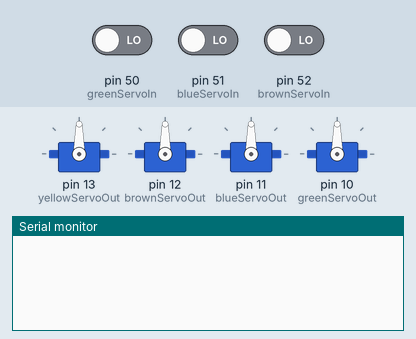
This program was run on a simulated Arduino Mega 2560, built with avr-gcc and run on an emulated ATmega2560. Parts: 4 × servo, the last lines printed to the serial monitor. The test bench sets the inputs (shaded band); at power-on: pin 50 (greenServoIn) LOW, pin 51 (blueServoIn) LOW, pin 52 (brownServoIn) LOW.

Above: at 1.2 s.
1.3 s: pin 50 (greenServoIn) driven HIGH
At 2.7 s:
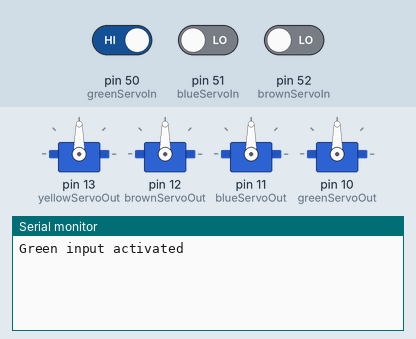
4.3 s: pin 51 (blueServoIn) driven HIGH
At 7.1 s:
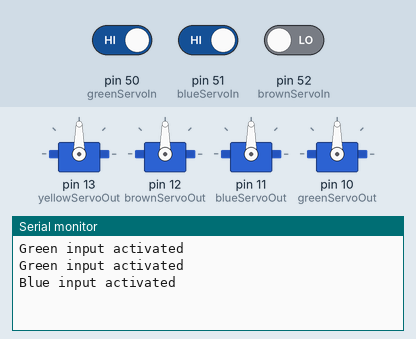
7.3 s: pin 50 (greenServoIn) driven LOW and pin 52 (brownServoIn) driven HIGH
At 9.6 s:
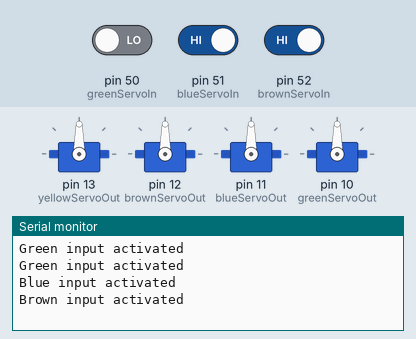

Measured:
- after the input at 1.3 s, the serial monitor: prints a new line at once (image 1)
- after the input at 4.3 s, the serial monitor: prints a new line after 2.0 s (image 2)
- after the input at 7.3 s, the serial monitor: prints a new line after 1.5 s (image 3)

The program:

main.cpp
```cpp
#include <Arduino.h>
#include <Servo.h>

// Prototypes
int zeroServo(Servo);
int presentBadge(Servo);

Servo yellowServo;
int yellowServoOut = 13;
int yellowServoIn = 53;

Servo brownServo;
int brownServoOut = 12;
int brownServoIn = 52;

Servo blueServo;
int blueServoOut = 11;
int blueServoIn = 51;

Servo greenServo;
int greenServoOut = 10;
int greenServoIn = 50;


void setup() {
  // Set serial connection
  Serial.begin(115200);


  // Configure inputs
  pinMode(yellowServoIn, INPUT);
  pinMode(brownServoIn, INPUT);
  pinMode(blueServoIn, INPUT);
  pinMode(greenServoIn, INPUT);


  // Map Servo to pin
  yellowServo.attach(yellowServoOut);
  brownServo.attach(brownServoOut);
  blueServo.attach(blueServoOut);
  greenServo.attach(greenServoOut);

  // Set servos to angle 0
  zeroServo(yellowServo);
  zeroServo(brownServo);
  zeroServo(blueServo);
  zeroServo(greenServo);

}

void loop() {
  // delay(100);
  // Serial.println(int(digitalRead(greenServoIn)));

  // Monitor yellow servo input
  // int yellowServoInStatus = digitalRead(yellowServoIn);
  // if(yellowServoInStatus == HIGH){
  //   Serial.println("Yellow input activated");
  //   presentBadge(yellowServo);
  // }

  // Monitor brown servo input
  int brownServoInStatus = digitalRead(brownServoIn);
  if(brownServoInStatus == HIGH){
    Serial.println("Brown input activated");
    presentBadge(brownServo);
  }

  // Monitor blue servo input
  int blueServoInStatus = digitalRead(blueServoIn);
  if(blueServoInStatus == HIGH){
    Serial.println("Blue input activated");
    presentBadge(blueServo);
  }

  // Monitor green servo input
  int greenServoInStatus = digitalRead(greenServoIn);
  if( greenServoInStatus == HIGH){
    Serial.println("Green input activated");
    presentBadge(greenServo);
  }

}

// Zero out all servos
int zeroServo(Servo servo){
  servo.write(0);

  return 0;
}

// Present badge to reader
int presentBadge(Servo servo) {
  int raisedAngle = 0;    // Raised angle so ready state (Badge away from reader)
  int presentAngle = 60;  // Final angle to present badge to reader
  int readHold = 2500;    // Hold areadHoldngle to read badge

  servo.write(presentAngle);
  delay(readHold);
  servo.write(raisedAngle);

  return 0;
}
```
